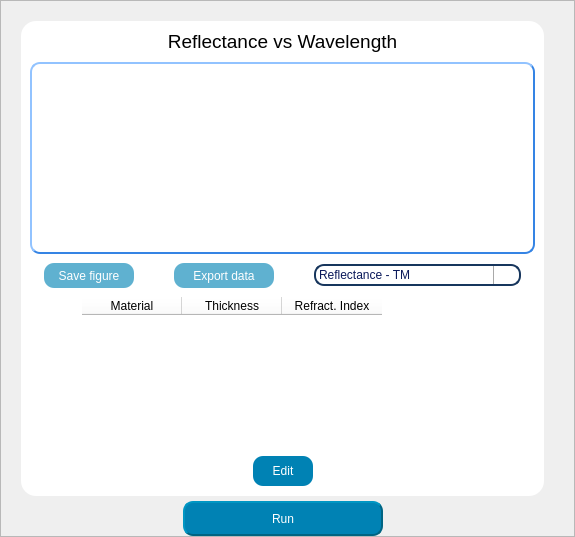
            <widget class="QFrame" name="graphics_frame">
             <property name="sizePolicy">
              <sizepolicy hsizetype="Expanding" vsizetype="Preferred">
               <horstretch>0</horstretch>
               <verstretch>0</verstretch>
              </sizepolicy>
             </property>
             <property name="styleSheet">
              <string notr="true"/>
             </property>
             <property name="frameShape">
              <enum>QFrame::StyledPanel</enum>
             </property>
             <property name="frameShadow">
              <enum>QFrame::Raised</enum>
             </property>
             <layout class="QVBoxLayout" name="verticalLayout_35">
              <property name="spacing">
               <number>5</number>
              </property>
              <property name="leftMargin">
               <number>20</number>
              </property>
              <property name="topMargin">
               <number>20</number>
              </property>
              <property name="rightMargin">
               <number>30</number>
              </property>
              <property name="bottomMargin">
               <number>0</number>
              </property>
              <item>
               <widget class="QFrame" name="grafico1_4">
                <property name="styleSheet">
                 <string notr="true">background-color: rgb(255, 255, 255);
border-radius:15px;</string>
                </property>
                <property name="frameShape">
                 <enum>QFrame::StyledPanel</enum>
                </property>
                <property name="frameShadow">
                 <enum>QFrame::Raised</enum>
                </property>
                <layout class="QVBoxLayout" name="verticalLayout_36">
                 <property name="spacing">
                  <number>9</number>
                 </property>
                 <property name="leftMargin">
                  <number>9</number>
                 </property>
                 <property name="rightMargin">
                  <number>9</number>
                 </property>
                 <property name="bottomMargin">
                  <number>10</number>
                 </property>
                 <item>
                  <widget class="QLabel" name="title_graphs_fiber">
                   <property name="font">
                    <font>
                     <family>Ubuntu</family>
                     <pointsize>14</pointsize>
                     <weight>62</weight>
                     <italic>false</italic>
                     <bold>true</bold>
                    </font>
                   </property>
                   <property name="styleSheet">
                    <string notr="true">background: transparent;
font: 500 14pt &quot;Ubuntu&quot;;</string>
                   </property>
                   <property name="text">
                    <string>&lt;html&gt;&lt;head/&gt;&lt;body&gt;&lt;p&gt;&lt;span style=&quot; color:#000000;&quot;&gt;Reflectance vs Wavelength&lt;/span&gt;&lt;/p&gt;&lt;/body&gt;&lt;/html&gt;</string>
                   </property>
                   <property name="alignment">
                    <set>Qt::AlignCenter</set>
                   </property>
                  </widget>
                 </item>
                 <item>
                  <widget class="QGraphicsView" name="graphicsView_fiber">
                   <property name="sizePolicy">
                    <sizepolicy hsizetype="Preferred" vsizetype="Expanding">
                     <horstretch>0</horstretch>
                     <verstretch>0</verstretch>
                    </sizepolicy>
                   </property>
                   <property name="styleSheet">
                    <string notr="true">
	border-style: outset;
border-color: rgb(53, 132, 228);
	border-width: 2px;
	border-radius:10px;</string>
                   </property>
                  </widget>
                 </item>
                 <item>
                  <layout class="QHBoxLayout" name="horizontalLayout_53">
                   <property name="spacing">
                    <number>0</number>
                   </property>
                   <item>
                    <spacer name="horizontalSpacer_98">
                     <property name="orientation">
                      <enum>Qt::Horizontal</enum>
                     </property>
                     <property name="sizeHint" stdset="0">
                      <size>
                       <width>14</width>
                       <height>17</height>
                      </size>
                     </property>
                    </spacer>
                   </item>
                   <item>
                    <widget class="QPushButton" name="btn_save_graph_4">
                     <property name="minimumSize">
                      <size>
                       <width>90</width>
                       <height>25</height>
                      </size>
                     </property>
                     <property name="maximumSize">
                      <size>
                       <width>120</width>
                       <height>25</height>
                      </size>
                     </property>
                     <property name="styleSheet">
                      <string notr="true">QPushButton{
font: 400 11pt &quot;Ubuntu&quot;;
	color: rgb(255, 255,255);
	background-color: rgba(0, 130, 180,160);
	border-color: rgba(0, 100, 130,160);
	border-width: 2px;
	border-radius:10px;
}

QPushButton:hover{
	background-color: rgb(0, 130, 180);
	width: 40;
	height: 35;
}</string>
                     </property>
                     <property name="text">
                      <string>Save figure</string>
                     </property>
                    </widget>
                   </item>
                   <item>
                    <spacer name="horizontalSpacer_99">
                     <property name="orientation">
                      <enum>Qt::Horizontal</enum>
                     </property>
                     <property name="sizeType">
                      <enum>QSizePolicy::Preferred</enum>
                     </property>
                     <property name="sizeHint" stdset="0">
                      <size>
                       <width>40</width>
                       <height>0</height>
                      </size>
                     </property>
                    </spacer>
                   </item>
                   <item>
                    <widget class="QPushButton" name="btn_export_data_4">
                     <property name="minimumSize">
                      <size>
                       <width>100</width>
                       <height>25</height>
                      </size>
                     </property>
                     <property name="maximumSize">
                      <size>
                       <width>120</width>
                       <height>25</height>
                      </size>
                     </property>
                     <property name="styleSheet">
                      <string notr="true">QPushButton{
	font: 400 11pt &quot;Ubuntu&quot;;
	color: rgb(255, 255,255);
		background-color: rgba(0, 130, 180,160);
	border-color: rgba(0, 100, 130,160);
	border-width: 2px;
	border-radius:10px;
}

QPushButton:hover{
	background-color: rgb(0, 130, 180);
	width: 40;
	height: 35;
}</string>
                     </property>
                     <property name="text">
                      <string>Export data</string>
                     </property>
                    </widget>
                   </item>
                   <item>
                    <spacer name="horizontalSpacer_2">
                     <property name="orientation">
                      <enum>Qt::Horizontal</enum>
                     </property>
                     <property name="sizeHint" stdset="0">
                      <size>
                       <width>40</width>
                       <height>20</height>
                      </size>
                     </property>
                    </spacer>
                   </item>
                   <item>
                    <widget class="QComboBox" name="comboBox">
                     <property name="minimumSize">
                      <size>
                       <width>180</width>
                       <height>0</height>
                      </size>
                     </property>
                     <property name="styleSheet">
                      <string notr="true">QComboBox::drop-down {
    width: 25;
    border-left-width: 1px;
    border-left-color: darkgray;
    border-left-style: solid; /* just a single line */
    border-top-right-radius: 3px; /* same radius as the QComboBox */
    border-bottom-right-radius: 3px;
}

QComboBox
{
 padding: 1px 18px 1px 3px;
color: rgb(10, 25, 90);
font: 700 12pt &quot;Ubuntu&quot;;
 border: 2px solid;
border-color: #FF17365D;
background-color: rgba(255, 255, 255,210);
border-radius:10px;
}
QComboBox::down-arrow { /* shift the arrow when popup is open */
    top: 1px;
	image: url(:/icons/icons/arrow-down.png);
    left: 1px;
}</string>
                     </property>
                     <item>
                      <property name="text">
                       <string>Reflectance - TM</string>
                      </property>
                     </item>
                     <item>
                      <property name="text">
                       <string>Reflectance - TE</string>
                      </property>
                     </item>
                     <item>
                      <property name="text">
                       <string>FWHM - TM</string>
                      </property>
                     </item>
                     <item>
                      <property name="text">
                       <string>FWHM - TE</string>
                      </property>
                     </item>
                     <item>
                      <property name="text">
                       <string>Reflectance vs. Analyte - TM</string>
                      </property>
                     </item>
                     <item>
                      <property name="text">
                       <string>Reflectance vs. Analyte - TE</string>
                      </property>
                     </item>
                     <item>
                      <property name="text">
                       <string>Sensibility - TM</string>
                      </property>
                     </item>
                     <item>
                      <property name="text">
                       <string>Sensibility - TE</string>
                      </property>
                     </item>
                     <item>
                      <property name="text">
                       <string>Figure of merit - TM</string>
                      </property>
                     </item>
                     <item>
                      <property name="text">
                       <string>Figure of merit - TE</string>
                      </property>
                     </item>
                    </widget>
                   </item>
                   <item>
                    <spacer name="horizontalSpacer_100">
                     <property name="orientation">
                      <enum>Qt::Horizontal</enum>
                     </property>
                     <property name="sizeHint" stdset="0">
                      <size>
                       <width>14</width>
                       <height>17</height>
                      </size>
                     </property>
                    </spacer>
                   </item>
                  </layout>
                 </item>
                 <item alignment="Qt::AlignHCenter|Qt::AlignVCenter">
                  <widget class="QTableWidget" name="tableWidget_fiber">
                   <property name="sizePolicy">
                    <sizepolicy hsizetype="Expanding" vsizetype="Fixed">
                     <horstretch>0</horstretch>
                     <verstretch>0</verstretch>
                    </sizepolicy>
                   </property>
                   <property name="minimumSize">
                    <size>
                     <width>400</width>
                     <height>150</height>
                    </size>
                   </property>
                   <property name="maximumSize">
                    <size>
                     <width>550</width>
                     <height>150</height>
                    </size>
                   </property>
                   <property name="styleSheet">
                    <string notr="true">font: 700 10pt &quot;Ubuntu&quot;;</string>
                   </property>
                   <property name="sizeAdjustPolicy">
                    <enum>QAbstractScrollArea::AdjustToContents</enum>
                   </property>
                   <property name="editTriggers">
                    <set>QAbstractItemView::NoEditTriggers</set>
                   </property>
                   <property name="verticalScrollMode">
                    <enum>QAbstractItemView::ScrollPerPixel</enum>
                   </property>
                   <property name="horizontalScrollMode">
                    <enum>QAbstractItemView::ScrollPerPixel</enum>
                   </property>
                   <property name="wordWrap">
                    <bool>true</bool>
                   </property>
                   <attribute name="horizontalHeaderStretchLastSection">
                    <bool>false</bool>
                   </attribute>
                   <column>
                    <property name="text">
                     <string>Material</string>
                    </property>
                   </column>
                   <column>
                    <property name="text">
                     <string>Thickness</string>
                    </property>
                   </column>
                   <column>
                    <property name="text">
                     <string>Refract. Index</string>
                    </property>
                   </column>
                  </widget>
                 </item>
                 <item>
                  <layout class="QHBoxLayout" name="horizontalLayout_54">
                   <item>
                    <spacer name="horizontalSpacer_101">
                     <property name="orientation">
                      <enum>Qt::Horizontal</enum>
                     </property>
                     <property name="sizeHint" stdset="0">
                      <size>
                       <width>40</width>
                       <height>20</height>
                      </size>
                     </property>
                    </spacer>
                   </item>
                   <item>
                    <widget class="QPushButton" name="btn_edit_layers_3">
                     <property name="sizePolicy">
                      <sizepolicy hsizetype="Minimum" vsizetype="Preferred">
                       <horstretch>0</horstretch>
                       <verstretch>0</verstretch>
                      </sizepolicy>
                     </property>
                     <property name="minimumSize">
                      <size>
                       <width>60</width>
                       <height>30</height>
                      </size>
                     </property>
                     <property name="styleSheet">
                      <string notr="true">QPushButton{
	font: 400 11pt &quot;Ubuntu&quot;;
	color: rgb(255, 255,255);
	background-color: rgb(0, 130, 180);
	border-color: rgb(0, 100, 130);
	border-width: 2px;
	border-radius:10px;
}

QPushButton:hover{
	background-color: rgb(200, 200, 70);
	border-color: rgb(0, 120, 40);
	width: 40;
	height: 35;
}</string>
                     </property>
                     <property name="text">
                      <string>Edit</string>
                     </property>
                    </widget>
                   </item>
                   <item>
                    <spacer name="horizontalSpacer_103">
                     <property name="orientation">
                      <enum>Qt::Horizontal</enum>
                     </property>
                     <property name="sizeHint" stdset="0">
                      <size>
                       <width>40</width>
                       <height>20</height>
                      </size>
                     </property>
                    </spacer>
                   </item>
                  </layout>
                 </item>
                </layout>
               </widget>
              </item>
              <item>
               <layout class="QHBoxLayout" name="horizontalLayout_55">
                <property name="spacing">
                 <number>0</number>
                </property>
                <item>
                 <spacer name="horizontalSpacer_104">
                  <property name="orientation">
                   <enum>Qt::Horizontal</enum>
                  </property>
                  <property name="sizeHint" stdset="0">
                   <size>
                    <width>14</width>
                    <height>23</height>
                   </size>
                  </property>
                 </spacer>
                </item>
                <item>
                 <widget class="QPushButton" name="btn_run_4">
                  <property name="sizePolicy">
                   <sizepolicy hsizetype="Preferred" vsizetype="Preferred">
                    <horstretch>0</horstretch>
                    <verstretch>0</verstretch>
                   </sizepolicy>
                  </property>
                  <property name="minimumSize">
                   <size>
                    <width>200</width>
                    <height>35</height>
                   </size>
                  </property>
                  <property name="maximumSize">
                   <size>
                    <width>250</width>
                    <height>40</height>
                   </size>
                  </property>
                  <property name="styleSheet">
                   <string notr="true">QPushButton{
	
	font: 400 14pt &quot;Ubuntu&quot;;
	color: rgb(255, 255,255);
	background-color: rgb(0, 130, 180);
	border-color: rgb(0, 100, 130);
	border-style: outset;
	border-width: 2px;
	border-radius:10px;
}

QPushButton:hover{
	background-color: rgb(00, 140, 70);
	border-color: rgb(0, 120, 40);

}</string>
                  </property>
                  <property name="text">
                   <string>Run</string>
                  </property>
                  <property name="icon">
                   <iconset resource="icons_.qrc">
                    <normaloff>:/icons/icons/configuracoes.png</normaloff>:/icons/icons/configuracoes.png</iconset>
                  </property>
                  <property name="iconSize">
                   <size>
                    <width>20</width>
                    <height>20</height>
                   </size>
                  </property>
                 </widget>
                </item>
                <item>
                 <spacer name="horizontalSpacer_105">
                  <property name="orientation">
                   <enum>Qt::Horizontal</enum>
                  </property>
                  <property name="sizeHint" stdset="0">
                   <size>
                    <width>14</width>
                    <height>23</height>
                   </size>
                  </property>
                 </spacer>
                </item>
               </layout>
              </item>
             </layout>
            </widget>
